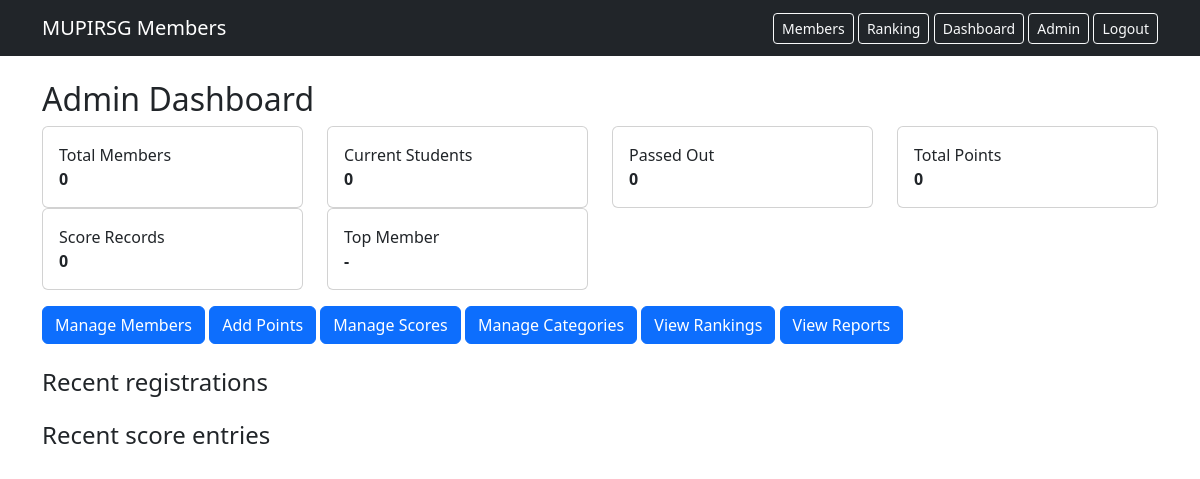
Page /members/admin/dashboard/ (signed in) on the earlier database version.
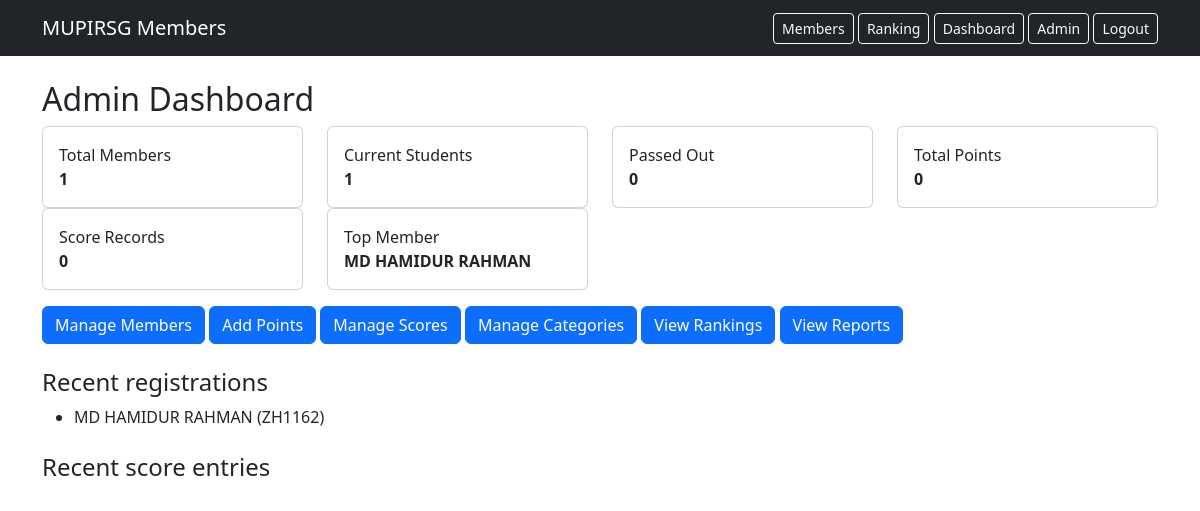
Same page on the later database version.
### members/models.py (models this page shows, shortened)
class MemberProfile(models.Model):
    class Status(models.TextChoices):
        CURRENT_STUDENT = "current", "Current Student"
        PASSED_OUT = "passed_out", "Passed Out"
    class BloodGroup(models.TextChoices):
        A_POS = "A+", "A+"
        A_NEG = "A-", "A-"
        B_POS = "B+", "B+"
        B_NEG = "B-", "B-"
        AB_POS = "AB+", "AB+"
        AB_NEG = "AB-", "AB-"
        O_POS = "O+", "O+"
        O_NEG = "O-", "O-"
        UNKNOWN = "unknown", "Unknown"
    user = models.OneToOneField(
        settings.AUTH_USER_MODEL,
        on_delete=models.CASCADE,
        related_name="member_profile",
    )
    bs_id = models.CharField(
        "BS ID",
        max_length=32,
        unique=True,
        db_index=True,
        help_text="The member's existing Bangladesh Scouts ID. This is the only member identifier used in this app.",
    )
    full_name = models.CharField(max_length=150)
    profile_photo = models.ImageField(
        upload_to=profile_photo_upload_path,
        blank=True,
        null=True,
        validators=[FileExtensionValidator(allowed_extensions=["jpg", "jpeg", "png", "webp"])],
    )
    student_id = models.CharField("Student ID / Roll Number", max_length=50, blank=True)
    department = models.CharField(max_length=100, blank=True, db_index=True)
    technology = models.CharField("Technology / Trade", max_length=100, blank=True)
    semester = models.CharField(max_length=20, blank=True)
    session = models.CharField(max_length=20, blank=True, db_index=True)
    phone = models.CharField(max_length=20, blank=True)
    email = models.EmailField(blank=True, help_text="Optional if it duplicates the account email.")
    address = models.TextField(blank=True)
    blood_group = models.CharField(max_length=10, choices=BloodGroup.choices, default=BloodGroup.UNKNOWN, blank=True)
    joining_date = models.DateField(null=True, blank=True)
    registration_number = models.CharField(max_length=50, blank=True)
    biography = models.TextField("Short Biography", blank=True, max_length=1000)
    status = models.CharField(max_length=20, choices=Status.choices, default=Status.CURRENT_STUDENT, db_index=True)
    created_at = models.DateTimeField(auto_now_add=True)
    updated_at = models.DateTimeField(auto_now=True)
    class Meta:
        ordering = ["full_name"]
        indexes = [
            models.Index(fields=["status", "session"]),
            models.Index(fields=["department", "session"]),
        ]

### members/views.py (the view)
# urls.py: path("admin/dashboard/", views.admin_dashboard, name="admin_dashboard"),
@admin_required
def admin_dashboard(request):
    stats = get_admin_dashboard_stats()
    recent_members = MemberProfile.objects.order_by("-created_at")[:5]
    recent_scores = ScoreRecord.objects.select_related("member", "category").order_by("-created_at")[:5]
    return render(
        request,
        "members/admin_dashboard.html",
        {"stats": stats, "recent_members": recent_members, "recent_scores": recent_scores},
    )

### members/permissions.py (called while the page is built)
def admin_required(view_func):
    @wraps(view_func)
    @login_required
    def _wrapped(request, *args, **kwargs):
        if not request.user.is_staff:
            raise PermissionDenied("You do not have permission to access this page.")
        return view_func(request, *args, **kwargs)
    return _wrapped

### members/services.py (called while the page is built)
def _ranking_queryset():
    scope = getattr(settings, "MEMBERS_RANKING_SCOPE", "current")
    qs = MemberProfile.objects.all()
    if scope == "current":
        qs = qs.filter(status=MemberProfile.Status.CURRENT_STUDENT)
    elif scope == "current_and_passed_out":
        qs = qs.filter(status__in=[MemberProfile.Status.CURRENT_STUDENT, MemberProfile.Status.PASSED_OUT])
    return qs

def get_ranking(limit=None):
    qs = (
        _ranking_queryset()
        .annotate(total_points_annotated=Sum("score_records__points"))
        .order_by("-total_points_annotated", "full_name")
    )
    if limit:
        qs = qs[:limit]
    results = []
    prev_points = None
    prev_rank = 0
    for i, member in enumerate(qs, start=1):
        points = member.total_points_annotated or 0
        if points != prev_points:
            rank = i
        else:
            rank = prev_rank
        results.append({"rank": rank, "member": member, "total_points": points})
        prev_points = points
        prev_rank = rank
    return results

def get_admin_dashboard_stats():
    members = MemberProfile.objects.all()
    scores = ScoreRecord.objects.all()
    top = get_ranking(limit=1)
    return {
        "total_members": members.count(),
        "current_students": members.filter(status=MemberProfile.Status.CURRENT_STUDENT).count(),
        "passed_out": members.filter(status=MemberProfile.Status.PASSED_OUT).count(),
        "total_points": scores.aggregate(total=Sum("points"))["total"] or 0,
        "total_score_records": scores.count(),
        "total_activity_categories": scores.values("category").distinct().count(),
        "top_member": top[0] if top else None,
    }

### members/templates/members/admin_dashboard.html (shortened to what this page needs)
{% extends "members/base.html" %}
{% block content %}
<h2>Admin Dashboard</h2>
<div class="row">
  <div class="col-md-3"><div class="card p-3">Total Members<br><strong>{{ stats.total_members }}</strong></div></div>
  <div class="col-md-3"><div class="card p-3">Current Students<br><strong>{{ stats.current_students }}</strong></div></div>
  <div class="col-md-3"><div class="card p-3">Passed Out<br><strong>{{ stats.passed_out }}</strong></div></div>
  <div class="col-md-3"><div class="card p-3">Total Points<br><strong>{{ stats.total_points }}</strong></div></div>
  <div class="col-md-3"><div class="card p-3">Score Records<br><strong>{{ stats.total_score_records }}</strong></div></div>
  <div class="col-md-3"><div class="card p-3">Top Member<br><strong>{% if stats.top_member %}{{ stats.top_member.member.full_name }}{% else %}-{% endif %}</strong></div></div>
</div>
<div class="mt-3">
  <a href="{% url 'members:admin_member_list' %}" class="btn btn-primary">Manage Members</a>
  <a href="{% url 'members:admin_score_add' %}" class="btn btn-primary">Add Points</a>
  <a href="{% url 'members:admin_score_list' %}" class="btn btn-primary">Manage Scores</a>
  <a href="{% url 'members:admin_category_list' %}" class="btn btn-primary">Manage Categories</a>
  <a href="{% url 'members:ranking' %}" class="btn btn-primary">View Rankings</a>
  <a href="{% url 'members:admin_reports' %}" class="btn btn-primary">View Reports</a>
</div>
<h4 class="mt-4">Recent registrations</h4>
<ul>{% for m in recent_members %}<li>{{ m.full_name }} ({{ m.bs_id }})</li>{% endfor %}</ul>
<h4 class="mt-4">Recent score entries</h4>
{% endblock %}

### members/templates/members/base.html (shortened to what this page needs)
{% load static %}<!DOCTYPE html>
<html lang="en">
<head>
    <link href="https://cdn.jsdelivr.net/npm/bootstrap@5.3.3/dist/css/bootstrap.min.css" rel="stylesheet">
    <link href="{% static 'members/css/members.css' %}" rel="stylesheet">
</head>
<body>
<nav class="navbar navbar-expand-lg navbar-dark bg-dark">
  <div class="container">
    <a class="navbar-brand" href="{% url 'members:member_list' %}">MUPIRSG Members</a>
    <div>
      <a class="btn btn-outline-light btn-sm" href="{% url 'members:member_list' %}">Members</a>
      <a class="btn btn-outline-light btn-sm" href="{% url 'members:ranking' %}">Ranking</a>
      {% if user.is_authenticated %}
        <a class="btn btn-outline-light btn-sm" href="{% url 'members:dashboard' %}">Dashboard</a>
        {% if user.is_staff %}
          <a class="btn btn-outline-light btn-sm" href="{% url 'members:admin_dashboard' %}">Admin</a>
        {% endif %}
        <a class="btn btn-outline-light btn-sm" href="{% url 'members:logout' %}">Logout</a>
      {% else %}
        <a class="btn btn-outline-light btn-sm" href="{% url 'members:login' %}">Login</a>
        <a class="btn btn-outline-light btn-sm" href="{% url 'members:register' %}">Register</a>
      {% endif %}
    </div>
  </div>
</nav>
<main class="container my-4">
  {% block content %}{% endblock %}
</main>
</body>
</html>

Differences in the rows shown:
added MemberProfile: top_member.member.full_name "MD HAMIDUR RAHMAN", full_name "MD HAMIDUR RAHMAN", bs_id "ZH1162"
Other differences:
{{ stats.total_members }}: "0" → "1"
{{ stats.current_students }}: "0" → "1"
